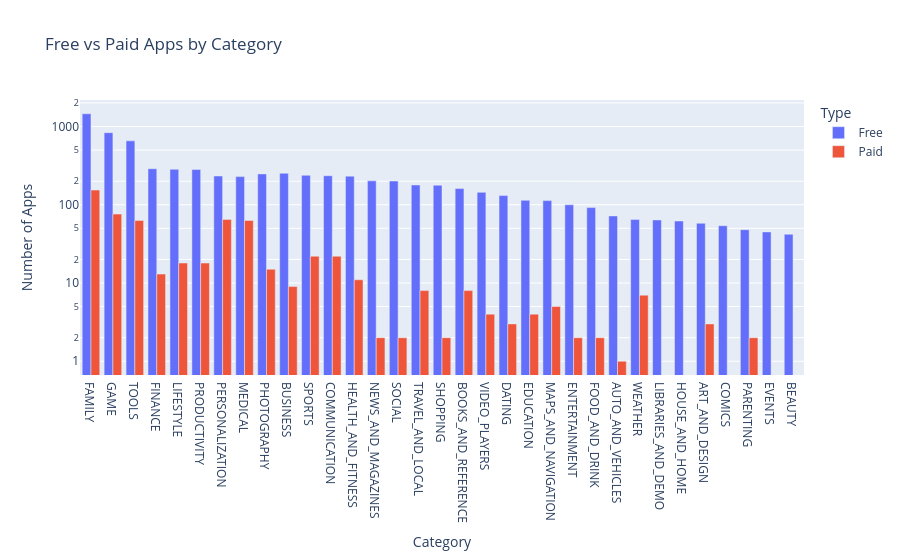

Source (notebook cell):
### Code cell
g_bar = px.bar(df_free_vs_paid,
               x='Category',
               y='App',
               title='Free vs Paid Apps by Category',
               color='Type',
               barmode='group')

g_bar.update_layout(xaxis_title='Category',
                    yaxis_title='Number of Apps',
                    xaxis={'categoryorder':'total descending'},
                    yaxis=dict(type='log'))

g_bar.show()

### Figure 1 — Plotly figure (JSON) as saved in the notebook; plotly's stock layout.template omitted (floating-point values rounded to 4 significant figures)
{"data": [{"alignmentgroup": "True", "hovertemplate": "Type=Free<br>Category=%{x}<br>App=%{y}<extra></extra>", "legendgroup": "Free", "marker": {"color": "#636efa", "pattern": {"shape": ""}}, "name": "Free", "offsetgroup": "Free", "orientation": "v", "showlegend": true, "textposition": "auto", "x": ["ART_AND_DESIGN", "AUTO_AND_VEHICLES", "BEAUTY", "BOOKS_AND_REFERENCE", "BUSINESS", "COMICS", "COMMUNICATION", "DATING", "EDUCATION", "ENTERTAINMENT", "EVENTS", "FAMILY", "FINANCE", "FOOD_AND_DRINK", "GAME", "HEALTH_AND_FITNESS", "HOUSE_AND_HOME", "LIBRARIES_AND_DEMO", "LIFESTYLE", "MAPS_AND_NAVIGATION", "MEDICAL", "NEWS_AND_MAGAZINES", "PARENTING", "PERSONALIZATION", "PHOTOGRAPHY", "PRODUCTIVITY", "SHOPPING", "SOCIAL", "SPORTS", "TOOLS", "TRAVEL_AND_LOCAL", "VIDEO_PLAYERS", "WEATHER"], "xaxis": "x", "y": [58, 72, 42, 161, 253, 54, 235, 131, 114, 100, 45, 1456, 289, 92, 834, 232, 62, 64, 284, 113, 229, 202, 48, 233, 248, 283, 178, 201, 238, 656, 179, 144, 65], "yaxis": "y", "type": "bar"}, {"alignmentgroup": "True", "hovertemplate": "Type=Paid<br>Category=%{x}<br>App=%{y}<extra></extra>", "legendgroup": "Paid", "marker": {"color": "#EF553B", "pattern": {"shape": ""}}, "name": "Paid", "offsetgroup": "Paid", "orientation": "v", "showlegend": true, "textposition": "auto", "x": ["ART_AND_DESIGN", "AUTO_AND_VEHICLES", "BOOKS_AND_REFERENCE", "BUSINESS", "COMMUNICATION", "DATING", "EDUCATION", "ENTERTAINMENT", "FAMILY", "FINANCE", "FOOD_AND_DRINK", "GAME", "HEALTH_AND_FITNESS", "LIFESTYLE", "MAPS_AND_NAVIGATION", "MEDICAL", "NEWS_AND_MAGAZINES", "PARENTING", "PERSONALIZATION", "PHOTOGRAPHY", "PRODUCTIVITY", "SHOPPING", "SOCIAL", "SPORTS", "TOOLS", "TRAVEL_AND_LOCAL", "VIDEO_PLAYERS", "WEATHER"], "xaxis": "x", "y": [3, 1, 8, 9, 22, 3, 4, 2, 154, 13, 2, 76, 11, 18, 5, 63, 2, 2, 65, 15, 18, 2, 2, 22, 63, 8, 4, 7], "yaxis": "y", "type": "bar"}], "layout": {"xaxis": {"anchor": "y", "domain": [0.0, 1.0], "title": {"text": "Category"}, "categoryorder": "total descending"}, "yaxis": {"anchor": "x", "domain": [0.0, 1.0], "title": {"text": "Number of Apps"}, "type": "log"}, "legend": {"title": {"text": "Type"}, "tracegroupgap": 0}, "title": {"text": "Free vs Paid Apps by Category"}, "barmode": "group"}}
